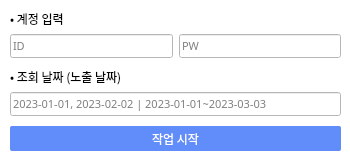
<?xml version="1.0" encoding="UTF-8"?>
<ui version="4.0">
 <class>MainWindow</class>
 <widget class="QMainWindow" name="MainWindow">
  <property name="geometry">
   <rect>
    <x>0</x>
    <y>0</y>
    <width>350</width>
    <height>160</height>
   </rect>
  </property>
  <property name="font">
   <font>
    <family>맑은 고딕</family>
    <weight>50</weight>
    <bold>false</bold>
   </font>
  </property>
  <property name="windowTitle">
   <string>CAU000</string>
  </property>
  <property name="windowIcon">
   <iconset>
    <normaloff>Img/icon.ico</normaloff>Img/icon.ico</iconset>
  </property>
  <property name="whatsThis">
   <string/>
  </property>
  <property name="styleSheet">
   <string notr="true">background-color: rgb(255, 255, 255);</string>
  </property>
  <property name="tabShape">
   <enum>QTabWidget::Rounded</enum>
  </property>
  <widget class="QWidget" name="centralwidget">
   <property name="font">
    <font>
     <family>맑은 고딕</family>
     <pointsize>8</pointsize>
    </font>
   </property>
   <widget class="QWidget" name="verticalLayoutWidget_2">
    <property name="geometry">
     <rect>
      <x>10</x>
      <y>10</y>
      <width>331</width>
      <height>141</height>
     </rect>
    </property>
    <layout class="QVBoxLayout" name="verticalLayout_1">
     <item>
      <layout class="QVBoxLayout" name="verticalLayout_2">
       <item>
        <widget class="QLabel" name="label_2">
         <property name="maximumSize">
          <size>
           <width>16777215</width>
           <height>20</height>
          </size>
         </property>
         <property name="font">
          <font>
           <family>맑은 고딕</family>
           <pointsize>9</pointsize>
           <weight>50</weight>
           <bold>false</bold>
          </font>
         </property>
         <property name="text">
          <string>• 계정 입력</string>
         </property>
        </widget>
       </item>
       <item>
        <layout class="QHBoxLayout" name="horizontalLayout_2">
         <item>
          <widget class="QLineEdit" name="lineEdit_id">
           <property name="font">
            <font>
             <family>맑은 고딕</family>
             <pointsize>8</pointsize>
             <weight>50</weight>
             <bold>false</bold>
            </font>
           </property>
           <property name="placeholderText">
            <string>ID</string>
           </property>
          </widget>
         </item>
         <item>
          <widget class="QLineEdit" name="lineEdit_pw">
           <property name="font">
            <font>
             <family>맑은 고딕</family>
             <pointsize>8</pointsize>
             <weight>50</weight>
             <bold>false</bold>
            </font>
           </property>
           <property name="echoMode">
            <enum>QLineEdit::Password</enum>
           </property>
           <property name="placeholderText">
            <string>PW</string>
           </property>
          </widget>
         </item>
        </layout>
       </item>
       <item>
        <spacer name="verticalSpacer_1">
         <property name="orientation">
          <enum>Qt::Vertical</enum>
         </property>
         <property name="sizeHint" stdset="0">
          <size>
           <width>20</width>
           <height>20</height>
          </size>
         </property>
        </spacer>
       </item>
       <item>
        <widget class="QLabel" name="label_5">
         <property name="maximumSize">
          <size>
           <width>16777215</width>
           <height>20</height>
          </size>
         </property>
         <property name="font">
          <font>
           <family>맑은 고딕</family>
           <pointsize>9</pointsize>
           <weight>50</weight>
           <bold>false</bold>
          </font>
         </property>
         <property name="text">
          <string>• 조회 날짜 (노출 날짜)</string>
         </property>
        </widget>
       </item>
       <item>
        <widget class="QLineEdit" name="lineEdit_Date">
         <property name="font">
          <font>
           <family>맑은 고딕</family>
           <pointsize>8</pointsize>
           <weight>50</weight>
           <bold>false</bold>
          </font>
         </property>
         <property name="placeholderText">
          <string>2023-01-01, 2023-02-02 | 2023-01-01~2023-03-03</string>
         </property>
        </widget>
       </item>
       <item>
        <spacer name="verticalSpacer_3">
         <property name="orientation">
          <enum>Qt::Vertical</enum>
         </property>
         <property name="sizeHint" stdset="0">
          <size>
           <width>20</width>
           <height>20</height>
          </size>
         </property>
        </spacer>
       </item>
       <item>
        <widget class="QPushButton" name="btn_start">
         <property name="font">
          <font>
           <family>맑은 고딕</family>
           <pointsize>9</pointsize>
           <weight>9</weight>
           <italic>false</italic>
           <bold>false</bold>
          </font>
         </property>
         <property name="styleSheet">
          <string notr="true">background-color: rgb(96, 141, 249);
font: 75 9pt &quot;맑은 고딕&quot;;
color: rgb(255, 255, 255);
border-radius:2px;
min-height:25px</string>
         </property>
         <property name="text">
          <string>작업 시작</string>
         </property>
        </widget>
       </item>
      </layout>
     </item>
    </layout>
   </widget>
  </widget>
 </widget>
 <resources/>
 <connections/>
</ui>
